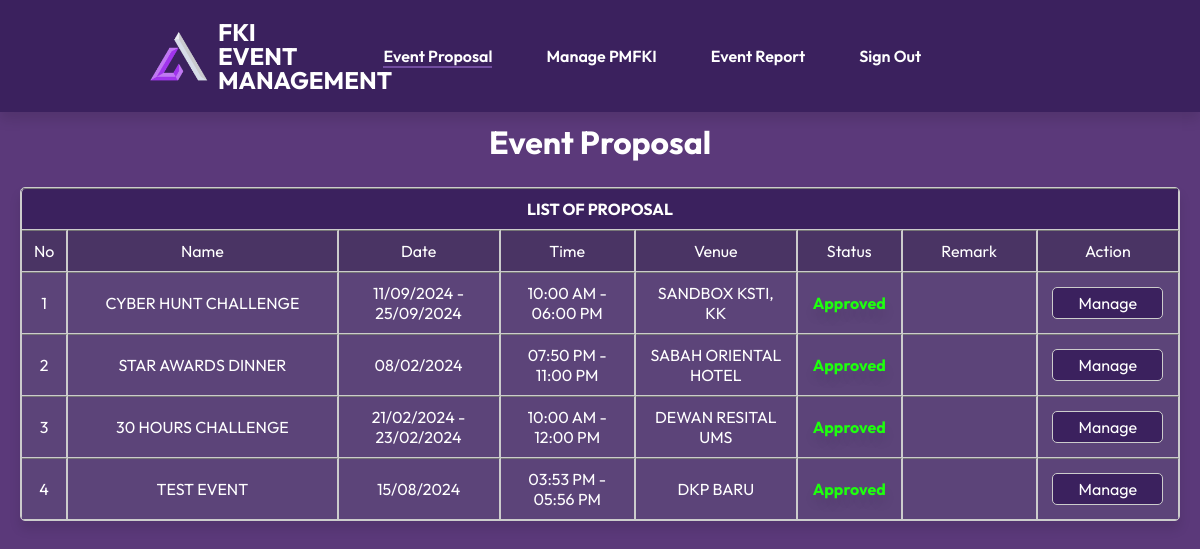
/resources/admin/proposal/proposal_admin.php (signed in), run on the app's committed database.
### tables this page shows
CREATE TABLE `event` (
  `event_id` int(11) NOT NULL,
  `event_name` varchar(255) DEFAULT NULL,
  `event_synopsis` longtext DEFAULT NULL,
  `event_objective` longtext DEFAULT NULL,
  `event_impact` longtext DEFAULT NULL,
  `event_startDate` date DEFAULT NULL,
  `event_endDate` date DEFAULT NULL,
  `event_startTime` time DEFAULT NULL,
  `event_endTime` time DEFAULT NULL,
  `event_venue` varchar(255) DEFAULT NULL,
  `event_poster` varchar(255) DEFAULT NULL,
  `event_posterDesc` longtext NOT NULL,
  `event_pwd` varchar(50) DEFAULT NULL,
  `event_status` varchar(10) DEFAULT NULL,
  `event_adminRemark` longtext NOT NULL,
  `admin_id` varchar(20) DEFAULT NULL,
  `pmfki_id` varchar(20) DEFAULT NULL
);

### resources/admin/proposal/proposal_admin.php (the view, shortened to what this page needs)
<?php
    include('config.php');
?>
<!DOCTYPE html>
<html lang="en">
<!DOCTYPE html>
<html>
    <head>
	    <link rel="stylesheet" href="css/style.css">
    </head>
    <body>
        <div class="header-row">
            <div class="header-main">
                <img src="src/icon.png" alt="Website Logo">
                <h2>
                    <span>FKI</span>
                    <span>EVENT</span>
                    <span>MANAGEMENT</span>
                </h2>
                <table class="header-nav">
                    <tr>
                        <?php include ('navigation_admin.php')?>
                    </tr>
                </table>
            </div>
        </div>
        <div class="table-list">
            <h1>Event Proposal</h1>
            <table border="1" width="100%" class="event-list-table">
                <tr>
                    <th colspan="13">LIST OF PROPOSAL</th>
                </tr>
                <tr>
                    <td width="2%">No</td>
                    <td width="20%">Name</td>
                    <td width="12%">Date</td>
                    <td width="10%">Time</td>
                    <td width="12%">Venue</td>
                    <td width="5%">Status</td>
                    <td width="10%">Remark</td>
                    <td width="5%">Action</td>
                </tr>
                <?php
                    $sql = "SELECT * FROM event e WHERE NOT e.event_status = 'F'";
                    $stmt = mysqli_prepare($conn, $sql);
                    mysqli_stmt_execute($stmt);
                    $result = mysqli_stmt_get_result($stmt);
                    if (mysqli_num_rows($result) > 0) {
                        $numrow=1;
                        while($row = mysqli_fetch_assoc($result)) {
                            echo "<tr>";
                            echo "<td>" . $numrow . "</td><td>". $row["event_name"] . "</td>";
                            $startDateFormat = date("d/m/Y", strtotime($row["event_startDate"]));
                            $endDateFormat = date("d/m/Y", strtotime($row["event_endDate"]));
                            if ($startDateFormat == $endDateFormat) {
                                echo '<td>' . $startDateFormat . '</td>';
                            } else {
                                echo '<td>' . $startDateFormat . ' - ' . $endDateFormat . '</td>';
                            }
                            $startTime12Hour = date("h:i A", strtotime($row["event_startTime"]));
                            $endTime12Hour = date("h:i A", strtotime($row["event_endTime"]));
                            echo '<td>' . $startTime12Hour . ' - ' . $endTime12Hour . '</td>';
                            echo '<td>' . $row["event_venue"] . '</td>';
                            $event_status = $row["event_status"];
                            if ($event_status == 'A' || $event_status == 'C') {
                                echo "<td class=\"status-active\">Approved</td>";
                            } else if ($event_status == 'P') {
                                echo "<td class=\"status-pending\">Pending</td>";
                            } else if ($event_status == 'D') {
                                echo "<td class=\"status-closed\">Declined</td>";
                            } else {
                                echo "<td>" . $row["event_status"] . "</td>";
                            }
                            echo "<td>" . $row["event_adminRemark"] . "</td>";
                            echo '<td><button class="normal-btn" onclick="location.href=\'proposal_admin_manage.php?id=' . $row["event_id"] . '\'">Manage</button></td>';
                            echo "</tr>" . "\n\t\t";
                            $numrow++;
                        }
                    } else {
                        echo '<tr><td colspan="7">0 results</td></tr>';
                    }
                ?>
            </table>
        </div>
    </body>
</html>

### public/css/style.css (style rules this page uses)
*,h1 { font-family: 'Outfit', sans-serif; }
body { background-color: #5b397a; margin: 0; box-sizing: border-box; font-family: 'Outfit', sans-serif; }
.header-row { background-color: #3b215e; display: flex; justify-content: space-between; align-items: center; box-shadow: 0 8px 12px rgba(0, 0, 0, 0.1); }
.header-main { display: flex; align-items: center; margin: 20px; flex: 20%; }
.header-main img { padding-left: 130px; width: 5%; }
.header-main h2 { color: #fff; white-space: nowrap; width: 14%; padding-left: 10px; margin: 0; }
.header-main h2 span { display: block; text-align: left; margin: 0; line-height: 1; }
.table-list { display: flex; flex-direction: column; justify-content: center; align-items: center; margin-right: 10px; margin-left: 10px; margin-bottom: 5%; }
.table-list h1,h2 { color: #fff; text-align: center; margin: 10px; }
.event-list-table { margin-top: 15px; margin-left: 10px; margin-right: 10px; border: 1px solid #ccc; border-style: solid; border-collapse: seperate; border-spacing: 0; border-radius: 5px; background-color: #5c4479; overflow: hidden; width: auto; text-align: center; box-shadow: 0 8px 12px rgba(0, 0, 0, 0.1); margin-bottom: 3%; }
.event-list-table td.status-active { color: #1eff0e; font-weight: bold; text-shadow: 0 8px 12px rgba(0, 0, 0, 0.1); }
.event-list-table th { background-color:#3b215e; }
.event-list-table tr:nth-child(2) { background-color: #4a3464; }
.event-list-table td, th { border-left: 1px solid #ccc; padding: 10px; color: #fff; }
.event-list-table tr:first-child th:first-child { border-top-left-radius: 5px; }
.event-list-table tr:first-child th:last-child { border-top-right-radius: 5; }
.event-list-table tr:last-child td:first-child { border-bottom-left-radius: 5; }
.event-list-table tr:last-child { border-bottom-right-radius: 5; }
.normal-btn { background-color: #3b215e; color: #fff; border: 1px solid #ccc; display: inline-block; border-radius: 5px; padding: 5px; padding-left: 25px; padding-right: 25px; text-align: center; z-index: 0; outline: none; position: relative; font-size: inherit; font-family: inherit; overflow: hidden; }
.normal-btn::before { content: ''; z-index: -1; position: absolute; top: 50%; left: 50%; width: 1em; height: 1em; border-radius: 50%; background-color: #a07fa7; transform-origin: center; transform: translate3d(-50%, -50%, 0) scale3d(0, 0, 0); transition: transform 0.35s ease-in-out; }

### data on the page
event: event_name "CYBER HUNT CHALLENGE", event_startDate "11/09/2024", event_endDate "25/09/2024", event_startTime "10:00 AM", event_endTime "06:00 PM", event_venue "SANDBOX KSTI, KK", event_status "Approved"
event: event_name "STAR AWARDS DINNER", event_startDate "08/02/2024", event_startTime "07:50 PM", event_endTime "11:00 PM", event_venue "SABAH ORIENTAL HOTEL", event_status "Approved"
event: event_name "30 HOURS CHALLENGE", event_startDate "21/02/2024", event_endDate "23/02/2024", event_startTime "10:00 AM", event_endTime "12:00 PM", event_venue "DEWAN RESITAL UMS", event_status "Approved"
event: event_name "TEST EVENT", event_startDate "15/08/2024", event_startTime "03:53 PM", event_endTime "05:56 PM", event_venue "DKP BARU", event_status "Approved"

### other printed values
$page_title "Event Proposal"
$page_title "Manage PMFKI"
$page_title "Event Report"
$page_title "Sign Out"
